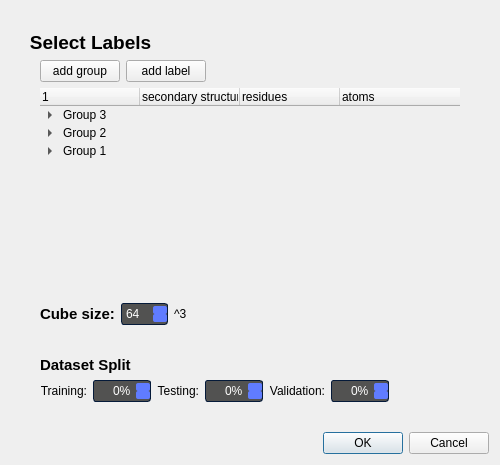
<?xml version="1.0" encoding="UTF-8"?>
<ui version="4.0">
 <class>Dialog</class>
 <widget class="QDialog" name="Dialog">
  <property name="geometry">
   <rect>
    <x>0</x>
    <y>0</y>
    <width>500</width>
    <height>464</height>
   </rect>
  </property>
  <property name="windowTitle">
   <string>Dialog</string>
  </property>
  <layout class="QVBoxLayout" name="verticalLayout">
   <item>
    <widget class="QGroupBox" name="A_datasetOptions">
     <property name="sizePolicy">
      <sizepolicy hsizetype="Preferred" vsizetype="Expanding">
       <horstretch>0</horstretch>
       <verstretch>0</verstretch>
      </sizepolicy>
     </property>
     <property name="styleSheet">
      <string notr="true">QGroupBox#A_datasetOptions {
    border-radius: 20px;
	background-color: transparent;
	font-size: 14pt;
    font-weight: bold;
	padding-top: 30px;
	padding-left: 20px;
	padding-right: 20px;
}

QGroupBox::title {
	background-color: transparent;
	padding-top: 20px;
	padding-left: 16px;
	color: black;
}


QGroupBox {
	border: transparent;
}
</string>
     </property>
     <property name="title">
      <string>Select Labels</string>
     </property>
     <layout class="QVBoxLayout" name="verticalLayout_5">
      <item>
       <widget class="QWidget" name="widget_5" native="true">
        <layout class="QHBoxLayout" name="horizontalLayout_17">
         <property name="leftMargin">
          <number>0</number>
         </property>
         <property name="topMargin">
          <number>10</number>
         </property>
         <property name="rightMargin">
          <number>0</number>
         </property>
         <property name="bottomMargin">
          <number>0</number>
         </property>
         <item>
          <widget class="QPushButton" name="addgroup_btn_3">
           <property name="text">
            <string>add group</string>
           </property>
          </widget>
         </item>
         <item>
          <widget class="QPushButton" name="addlabel_btn_3">
           <property name="text">
            <string>add label</string>
           </property>
          </widget>
         </item>
         <item>
          <spacer name="horizontalSpacer_13">
           <property name="orientation">
            <enum>Qt::Horizontal</enum>
           </property>
           <property name="sizeHint" stdset="0">
            <size>
             <width>40</width>
             <height>20</height>
            </size>
           </property>
          </spacer>
         </item>
        </layout>
       </widget>
      </item>
      <item>
       <widget class="QWidget" name="A1_featureLabels_3" native="true">
        <property name="minimumSize">
         <size>
          <width>0</width>
          <height>200</height>
         </size>
        </property>
        <layout class="QHBoxLayout" name="horizontalLayout_13">
         <property name="leftMargin">
          <number>0</number>
         </property>
         <property name="topMargin">
          <number>0</number>
         </property>
         <property name="rightMargin">
          <number>0</number>
         </property>
         <property name="bottomMargin">
          <number>0</number>
         </property>
         <item>
          <widget class="QTreeWidget" name="treeWidget_p4_3">
           <property name="styleSheet">
            <string notr="true">QTreeWidget {
	background-color: transparent;
	border: transparent;
}

QTreeWidget::item {
	padding: 2px;
}

QTreeWidget::item:hover {
	background-color: #85b5e8;
}

QTreeWidget::item:selected {
	background-color: #85b5e8;
}</string>
           </property>
           <property name="alternatingRowColors">
            <bool>false</bool>
           </property>
           <property name="animated">
            <bool>true</bool>
           </property>
           <column>
            <property name="text">
             <string/>
            </property>
           </column>
           <column>
            <property name="text">
             <string>secondary structure</string>
            </property>
           </column>
           <column>
            <property name="text">
             <string>residues</string>
            </property>
           </column>
           <column>
            <property name="text">
             <string>atoms</string>
            </property>
           </column>
           <item>
            <property name="text">
             <string>Group 3</string>
            </property>
            <property name="text">
             <string/>
            </property>
            <property name="text">
             <string/>
            </property>
            <property name="text">
             <string/>
            </property>
            <item>
             <property name="text">
              <string>Label 2</string>
             </property>
             <property name="text">
              <string/>
             </property>
             <property name="text">
              <string/>
             </property>
             <property name="text">
              <string/>
             </property>
            </item>
            <item>
             <property name="text">
              <string>Label 1</string>
             </property>
             <property name="text">
              <string/>
             </property>
             <property name="text">
              <string/>
             </property>
             <property name="text">
              <string/>
             </property>
            </item>
           </item>
           <item>
            <property name="text">
             <string>Group 2</string>
            </property>
            <property name="text">
             <string/>
            </property>
            <property name="text">
             <string/>
            </property>
            <property name="text">
             <string/>
            </property>
            <item>
             <property name="text">
              <string>Label 5</string>
             </property>
             <property name="text">
              <string/>
             </property>
             <property name="text">
              <string/>
             </property>
             <property name="text">
              <string/>
             </property>
            </item>
            <item>
             <property name="text">
              <string>Label 4</string>
             </property>
             <property name="text">
              <string/>
             </property>
             <property name="text">
              <string/>
             </property>
             <property name="text">
              <string/>
             </property>
            </item>
            <item>
             <property name="text">
              <string>Label 3</string>
             </property>
             <property name="text">
              <string/>
             </property>
             <property name="text">
              <string/>
             </property>
             <property name="text">
              <string/>
             </property>
            </item>
            <item>
             <property name="text">
              <string>Label 2</string>
             </property>
             <property name="text">
              <string/>
             </property>
             <property name="text">
              <string/>
             </property>
             <property name="text">
              <string/>
             </property>
            </item>
            <item>
             <property name="text">
              <string>Label 1</string>
             </property>
             <property name="text">
              <string/>
             </property>
             <property name="text">
              <string/>
             </property>
             <property name="text">
              <string/>
             </property>
            </item>
           </item>
           <item>
            <property name="text">
             <string>Group 1</string>
            </property>
            <property name="text">
             <string/>
            </property>
            <property name="text">
             <string/>
            </property>
            <property name="text">
             <string/>
            </property>
            <item>
             <property name="text">
              <string>Label 2</string>
             </property>
             <property name="text">
              <string>protein - sheet</string>
             </property>
             <property name="text">
              <string/>
             </property>
             <property name="text">
              <string/>
             </property>
            </item>
            <item>
             <property name="text">
              <string>Label 1</string>
             </property>
             <property name="text">
              <string>protein - helix</string>
             </property>
             <property name="text">
              <string>all</string>
             </property>
             <property name="text">
              <string/>
             </property>
            </item>
           </item>
          </widget>
         </item>
        </layout>
       </widget>
      </item>
      <item>
       <widget class="QGroupBox" name="A2_cubeSize_3">
        <property name="title">
         <string/>
        </property>
        <layout class="QHBoxLayout" name="horizontalLayout_14">
         <property name="leftMargin">
          <number>0</number>
         </property>
         <property name="bottomMargin">
          <number>25</number>
         </property>
         <item>
          <widget class="QLabel" name="label_p4_5">
           <property name="font">
            <font>
             <pointsize>11</pointsize>
             <weight>75</weight>
             <bold>true</bold>
            </font>
           </property>
           <property name="text">
            <string>Cube size:</string>
           </property>
          </widget>
         </item>
         <item>
          <widget class="QSpinBox" name="spinBox_6">
           <property name="styleSheet">
            <string notr="true">QSpinBox, 
QDoubleSpinBox
{
	background-color: #525251;
	color: #ffffff;
	border: 1px solid #051a39;
	border-radius: 3px;
	padding : 2px;

}


QSpinBox::disabled, 
QDoubleSpinBox::disabled
{
	background-color: #404040;
	color: #656565;
	border-color: #051a39;

}


QSpinBox:hover, 
QDoubleSpinBox::hover,
QDateTimeEdit::hover
{
    background-color: #626262;
    border: 1px solid #607cff;
    color:  #fff;
    padding: 2px

}


QSpinBox::up-button, QSpinBox::down-button,
QDoubleSpinBox::up-button, QDoubleSpinBox::down-button
{
    background-color: #607cff;
	border-radius: 2px;

}


QSpinBox::disabled, 
QDoubleSpinBox::disabled
{
	background-color: #404040;
	color: #656565;
	border-color: #051a39;

}


QSpinBox::up-button:hover, QSpinBox::down-button:hover,
QDoubleSpinBox::up-button:hover, QDoubleSpinBox::down-button:hover
{
    background-color: #8399ff;
    border: 1px solid #8399ff;

}


QSpinBox::up-button:disabled, QSpinBox::down-button:disabled,
QDoubleSpinBox::up-button:disabled, QDoubleSpinBox::down-button:disabled
{
	background-color: #404040;
	color: #656565;
	border-color: #051a39;

}


QSpinBox::up-button:pressed, QSpinBox::down-button:pressed,
QDoubleSpinBox::up-button:pressed, QDoubleSpinBox::down-button::pressed
{
    background-color: #4969ff;
    border: 1px solid #4969ff;

}


QSpinBox::down-arrow,
QDoubleSpinBox::down-arrow
{
    image: url(://arrow-down.png);
    width: 7px;

}


QSpinBox::up-arrow,
QDoubleSpinBox::up-arrow
{
    image: url(://arrow-up.png);
    width: 7px;

}</string>
           </property>
           <property name="accelerated">
            <bool>true</bool>
           </property>
           <property name="minimum">
            <number>1</number>
           </property>
           <property name="maximum">
            <number>128</number>
           </property>
           <property name="value">
            <number>64</number>
           </property>
          </widget>
         </item>
         <item>
          <widget class="QLabel" name="label_p4_6">
           <property name="text">
            <string>^3</string>
           </property>
          </widget>
         </item>
         <item>
          <spacer name="horizontalSpacer_5">
           <property name="orientation">
            <enum>Qt::Horizontal</enum>
           </property>
           <property name="sizeHint" stdset="0">
            <size>
             <width>300</width>
             <height>20</height>
            </size>
           </property>
          </spacer>
         </item>
        </layout>
       </widget>
      </item>
      <item>
       <widget class="QWidget" name="dataset_split_container_3" native="true">
        <property name="styleSheet">
         <string notr="true">QSpinBox, 
QDoubleSpinBox
{
	background-color: #525251;
	color: #ffffff;
	border: 1px solid #051a39;
	border-radius: 3px;
	padding : 2px;

}


QSpinBox::disabled, 
QDoubleSpinBox::disabled
{
	background-color: #404040;
	color: #656565;
	border-color: #051a39;

}


QSpinBox:hover, 
QDoubleSpinBox::hover,
QDateTimeEdit::hover
{
    background-color: #626262;
    border: 1px solid #607cff;
    color:  #fff;
    padding: 2px

}


QSpinBox::up-button, QSpinBox::down-button,
QDoubleSpinBox::up-button, QDoubleSpinBox::down-button
{
    background-color: #607cff;
	border-radius: 2px;

}


QSpinBox::disabled, 
QDoubleSpinBox::disabled
{
	background-color: #404040;
	color: #656565;
	border-color: #051a39;

}


QSpinBox::up-button:hover, QSpinBox::down-button:hover,
QDoubleSpinBox::up-button:hover, QDoubleSpinBox::down-button:hover
{
    background-color: #8399ff;
    border: 1px solid #8399ff;

}


QSpinBox::up-button:disabled, QSpinBox::down-button:disabled,
QDoubleSpinBox::up-button:disabled, QDoubleSpinBox::down-button:disabled
{
	background-color: #404040;
	color: #656565;
	border-color: #051a39;

}


QSpinBox::up-button:pressed, QSpinBox::down-button:pressed,
QDoubleSpinBox::up-button:pressed, QDoubleSpinBox::down-button::pressed
{
    background-color: #4969ff;
    border: 1px solid #4969ff;

}


QSpinBox::down-arrow,
QDoubleSpinBox::down-arrow
{
    image: url(://arrow-down.png);
    width: 7px;

}


QSpinBox::up-arrow,
QDoubleSpinBox::up-arrow
{
    image: url(://arrow-up.png);
    width: 7px;

}</string>
        </property>
        <layout class="QGridLayout" name="gridLayout_4">
         <property name="leftMargin">
          <number>0</number>
         </property>
         <property name="topMargin">
          <number>0</number>
         </property>
         <property name="rightMargin">
          <number>0</number>
         </property>
         <property name="bottomMargin">
          <number>15</number>
         </property>
         <item row="1" column="4">
          <widget class="QLabel" name="validation_label_3">
           <property name="text">
            <string>Validation:</string>
           </property>
           <property name="alignment">
            <set>Qt::AlignRight|Qt::AlignTrailing|Qt::AlignVCenter</set>
           </property>
          </widget>
         </item>
         <item row="1" column="0">
          <widget class="QLabel" name="training_label_3">
           <property name="text">
            <string>Training:</string>
           </property>
           <property name="alignment">
            <set>Qt::AlignRight|Qt::AlignTrailing|Qt::AlignVCenter</set>
           </property>
          </widget>
         </item>
         <item row="1" column="1">
          <widget class="QSpinBox" name="training_spinBox_3">
           <property name="sizePolicy">
            <sizepolicy hsizetype="Fixed" vsizetype="Fixed">
             <horstretch>0</horstretch>
             <verstretch>0</verstretch>
            </sizepolicy>
           </property>
           <property name="alignment">
            <set>Qt::AlignBottom|Qt::AlignRight|Qt::AlignTrailing</set>
           </property>
           <property name="suffix">
            <string>%</string>
           </property>
           <property name="maximum">
            <number>100</number>
           </property>
          </widget>
         </item>
         <item row="1" column="2">
          <widget class="QLabel" name="testing_label_3">
           <property name="text">
            <string>Testing:</string>
           </property>
           <property name="alignment">
            <set>Qt::AlignRight|Qt::AlignTrailing|Qt::AlignVCenter</set>
           </property>
          </widget>
         </item>
         <item row="1" column="6">
          <spacer name="dataset_split_hSpacer_3">
           <property name="orientation">
            <enum>Qt::Horizontal</enum>
           </property>
           <property name="sizeHint" stdset="0">
            <size>
             <width>40</width>
             <height>20</height>
            </size>
           </property>
          </spacer>
         </item>
         <item row="1" column="5">
          <widget class="QSpinBox" name="validation_spinBox_3">
           <property name="sizePolicy">
            <sizepolicy hsizetype="Fixed" vsizetype="Fixed">
             <horstretch>0</horstretch>
             <verstretch>0</verstretch>
            </sizepolicy>
           </property>
           <property name="alignment">
            <set>Qt::AlignBottom|Qt::AlignRight|Qt::AlignTrailing</set>
           </property>
           <property name="suffix">
            <string>%</string>
           </property>
           <property name="maximum">
            <number>100</number>
           </property>
          </widget>
         </item>
         <item row="1" column="3">
          <widget class="QSpinBox" name="testing_spinBox_3">
           <property name="sizePolicy">
            <sizepolicy hsizetype="Fixed" vsizetype="Fixed">
             <horstretch>0</horstretch>
             <verstretch>0</verstretch>
            </sizepolicy>
           </property>
           <property name="alignment">
            <set>Qt::AlignBottom|Qt::AlignRight|Qt::AlignTrailing</set>
           </property>
           <property name="suffix">
            <string>%</string>
           </property>
           <property name="maximum">
            <number>100</number>
           </property>
          </widget>
         </item>
         <item row="0" column="0" colspan="3">
          <widget class="QLabel" name="dataset_split_title_3">
           <property name="font">
            <font>
             <pointsize>11</pointsize>
             <weight>75</weight>
             <bold>true</bold>
            </font>
           </property>
           <property name="text">
            <string>Dataset Split</string>
           </property>
           <property name="alignment">
            <set>Qt::AlignLeading|Qt::AlignLeft|Qt::AlignVCenter</set>
           </property>
          </widget>
         </item>
        </layout>
       </widget>
      </item>
     </layout>
    </widget>
   </item>
   <item>
    <widget class="QDialogButtonBox" name="buttonBox">
     <property name="orientation">
      <enum>Qt::Horizontal</enum>
     </property>
     <property name="standardButtons">
      <set>QDialogButtonBox::Cancel|QDialogButtonBox::Ok</set>
     </property>
    </widget>
   </item>
  </layout>
 </widget>
 <resources/>
 <connections>
  <connection>
   <sender>buttonBox</sender>
   <signal>accepted()</signal>
   <receiver>Dialog</receiver>
   <slot>accept()</slot>
   <hints>
    <hint type="sourcelabel">
     <x>248</x>
     <y>254</y>
    </hint>
    <hint type="destinationlabel">
     <x>157</x>
     <y>274</y>
    </hint>
   </hints>
  </connection>
  <connection>
   <sender>buttonBox</sender>
   <signal>rejected()</signal>
   <receiver>Dialog</receiver>
   <slot>reject()</slot>
   <hints>
    <hint type="sourcelabel">
     <x>316</x>
     <y>260</y>
    </hint>
    <hint type="destinationlabel">
     <x>286</x>
     <y>274</y>
    </hint>
   </hints>
  </connection>
 </connections>
</ui>
